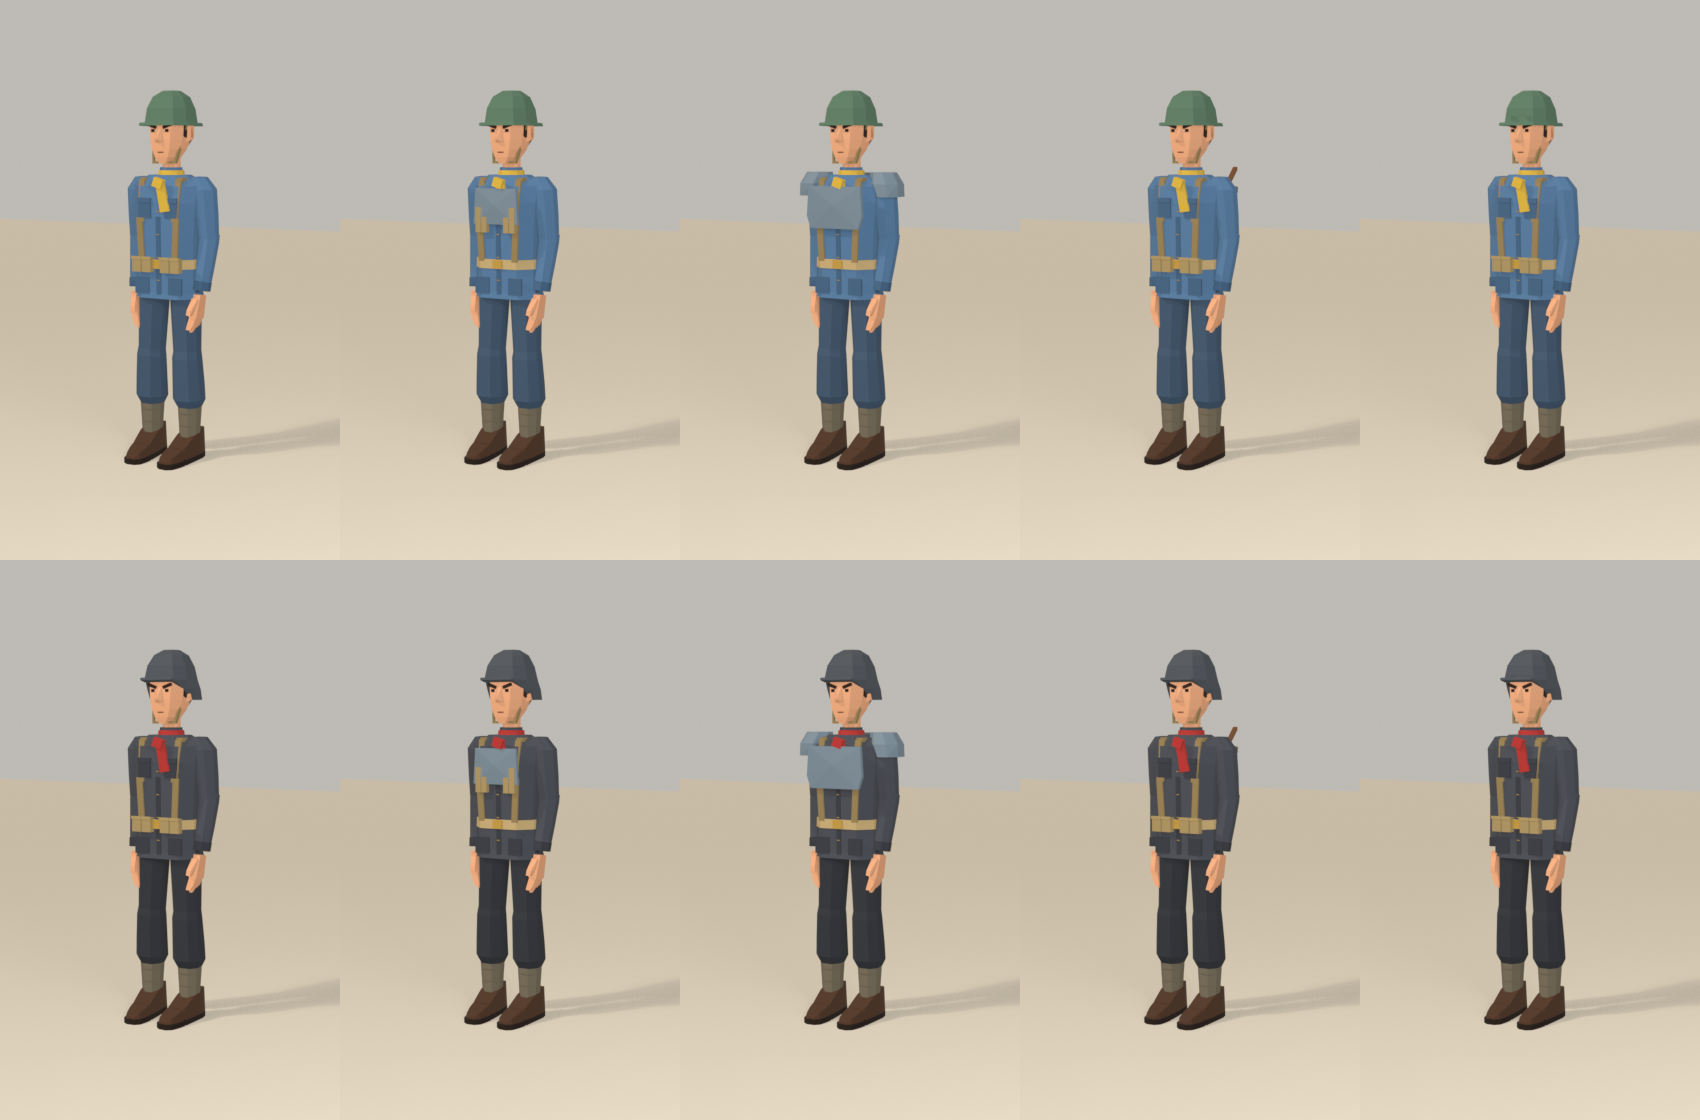

Reproduce this figure in Python.
"""Preview sheet for soldier_faceted.py: the five classes of each faction, front three-quarter.

Run:  Blender -b --factory-startup --python preview_soldiers.py -- <out.png> [back]
Class kits and faction colours mirror src/skirmish/units/soldierLook.js.
"""
import os
import sys

import bpy
import numpy as np

HERE = os.path.dirname(os.path.abspath(__file__))
ARGS = sys.argv[sys.argv.index("--") + 1:] if "--" in sys.argv else []
OUT = ARGS[0] if ARGS else os.path.join(HERE, "preview_soldiers.png")
BACK = len(ARGS) > 1 and ARGS[1] == "back"
sys.argv = sys.argv[:1]
g = {"__name__": "__main__", "__file__": os.path.join(HERE, "soldier_faceted.py")}
exec(open(g["__file__"]).read(), g)
NPC = os.path.join(HERE, "..", "..", "..", "docs", "art-direction", "npc-v1", "blender")
exec(open(os.path.join(NPC, "studio.py")).read(), {"__name__": "studio"})
objs = g["objs"]
sc = bpy.context.scene

KITS = {
    "scout": ("base", "pouches", "pack_small"),
    "shocktrooper": ("base", "mags", "plate", "pack_small"),
    "lancer": ("base", "armor", "tubes"),
    "engineer": ("base", "pouches", "pack_engineer", "tools"),
    "sniper": ("base", "pouches", "goggles", "pack_small"),
}
FACTIONS = {
    "fed": {"M_shirt": "#4F6F8F", "M_shirt_fold": "#3F5A75", "M_pants": "#3D4F63", "M_cap": "#55705A", "M_tie": "#C8A23A"},
    "imp": {"M_shirt": "#45474D", "M_shirt_fold": "#36383D", "M_pants": "#303236", "M_cap": "#4A4D52", "M_tie": "#A8322D"},
}


def srgb(h):
    r, g_, b = [int(h.lstrip("#")[i:i + 2], 16) / 255 for i in (0, 2, 4)]
    f = lambda c: c / 12.92 if c <= 0.04045 else ((c + 0.055) / 1.055) ** 2.4
    return (f(r), f(g_), f(b), 1.0)


def kit_tag(name):
    rest = name[len("kit_"):]
    for tags in KITS.values():
        for t in sorted(tags, key=len, reverse=True):
            if rest.startswith(t):
                return t
    return rest.split("_")[0]


def dress(faction, cls):
    for name, o in objs.items():
        if o.type != "MESH":
            continue
        if name.startswith("hat_") and name != "hat_strap":
            o.hide_render = not name.startswith(f"hat_{faction}")
        elif name.startswith("kit_"):
            o.hide_render = kit_tag(name) not in KITS[cls]
        elif name.startswith(("glasses_", "beard_", "hair_R04_crown")):
            o.hide_render = True
        elif name.startswith("expr_"):
            pick = {"eyes": "open", "brows": "angry", "mouth": "neutral"}
            feature, variant = name.split("_")[1:3]
            o.hide_render = pick.get(feature) != variant
    for m, hex_ in FACTIONS[faction].items():
        bpy.data.materials[m].node_tree.nodes["Principled BSDF"].inputs["Base Color"].default_value = srgb(hex_)


cam = bpy.data.objects["Cam_C01_back" if BACK else "Cam_C01_three"]
sc.camera = cam
W, H = 340, 560
sc.render.resolution_x, sc.render.resolution_y = W, H
rows = []
for faction in FACTIONS:
    tiles = []
    for cls in KITS:
        dress(faction, cls)
        path = os.path.join(os.path.dirname(OUT), f"_tile_{faction}_{cls}.png")
        sc.render.filepath = path
        bpy.ops.render.render(write_still=True)
        img = bpy.data.images.load(path)
        tiles.append(np.array(img.pixels[:], dtype=np.float32).reshape(H, W, 4))
        bpy.data.images.remove(img)
        os.remove(path)
    rows.append(np.concatenate(tiles, axis=1))
sheet = np.concatenate(rows[::-1], axis=0)  # Blender images start at the bottom row
out = bpy.data.images.new("soldier_sheet", sheet.shape[1], sheet.shape[0], alpha=True)
out.pixels[:] = sheet.ravel()
out.filepath_raw = OUT
out.file_format = "PNG"
out.save()
print("sheet", OUT)
